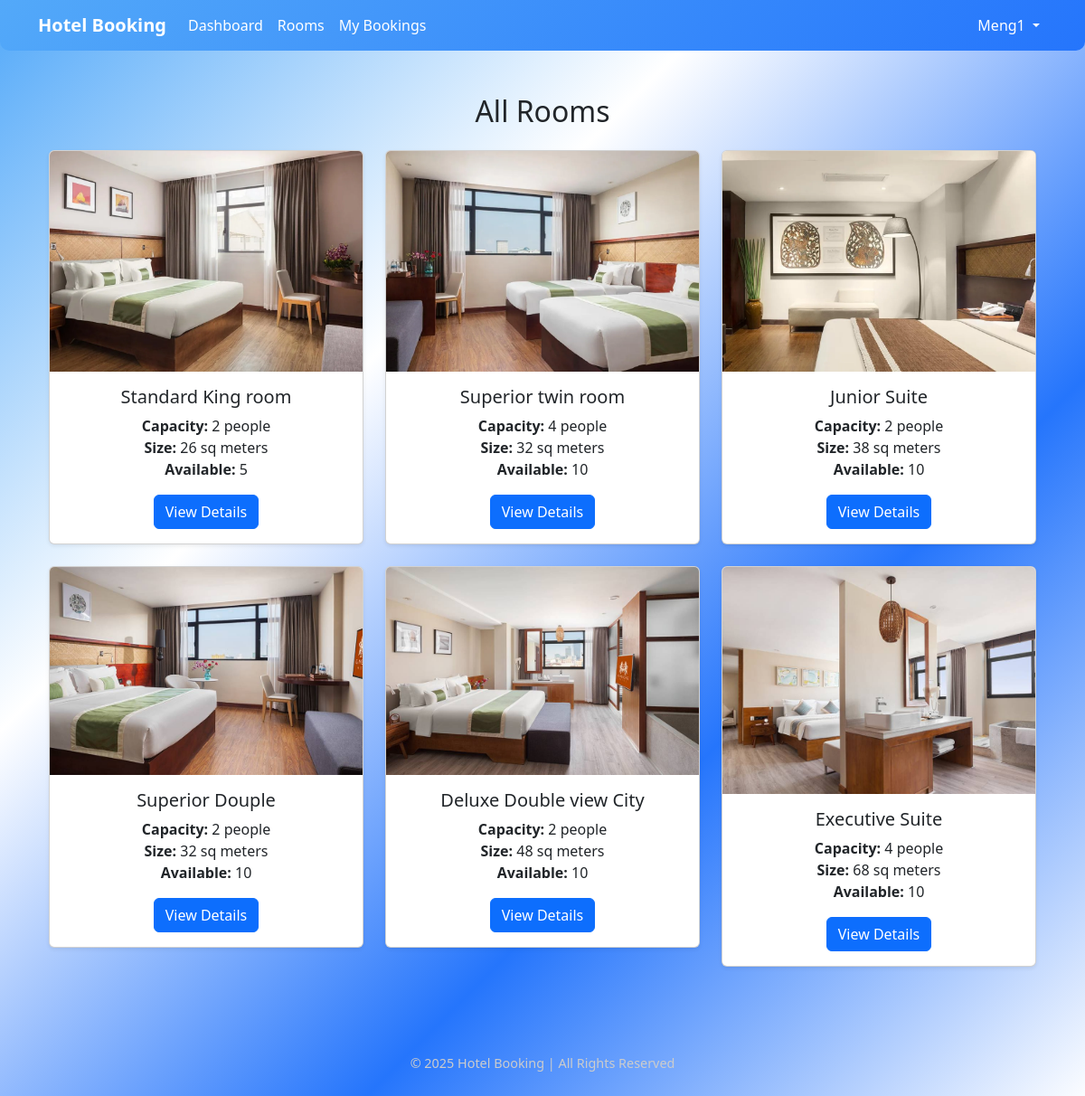
/rooms/ (signed in), run on the app's committed database.
### bookings/models.py (models this page shows, shortened)
class Room(models.Model):
    room_type = models.CharField(max_length=50)
    price_per_night = models.IntegerField()
    is_available = models.BooleanField(default=True)
    capacity = models.PositiveIntegerField()
    size = models.IntegerField()
    quantity_available = models.PositiveIntegerField(default=1)
    default_image = models.ImageField(upload_to='upload/media/', blank=True, null=True)
    def update_availability(self):
        self.is_available = self.quantity_available > 0
        self.save()

### bookings/views.py (the view)
# urls.py: path('rooms/', views.room_list, name='room_list'),
@login_required
def room_list(request):
    rooms = Room.objects.all()
    for room in rooms:
        room.update_availability()  # Use the model's update method
    return render(request, 'bookings/room_list.html', {'rooms': rooms})

### bookings/templates/bookings/room_list.html (shortened to what this page needs)
{% extends 'bookings/main.html' %}
{% block content %}
<div class="container mt-5">
    <h2 class="text-center mb-4">All Rooms</h2>
    <div class="row">
        {% for room in rooms %}
        <div class="col-md-4">
            <div class="card mb-4 shadow-sm">
                <img src="{{ room.default_image.url }}" class="card-img-top" alt="Room Image">
                <div class="card-body text-center">
                    <h5 class="card-title">{{ room.room_type }}</h5>
                    <p class="card-text">
                        <strong>Capacity:</strong> {{ room.capacity }} people<br>
                        <strong>Size:</strong> {{ room.size }} sq meters<br>
                        <strong>Available:</strong> {{ room.quantity_available }}<br>
                    </p>
                    <div class=" align-items-center">
                        <a href="{% url 'room_detail' room.id %}" class="btn btn-btn btn-primary ">View Details</a>
                    </div>
                </div>
            </div>
        </div>
        {% endfor %}
    </div>
</div>
{% endblock %}

### bookings/templates/bookings/navbar.html (shortened to what this page needs)
<nav class="navbar navbar-expand  ">
    <div class="container">
        <a class="navbar-brand text-white fw-bold">Hotel Booking</a>
        <div class="collapse navbar-collapse" id="navbarNav">
            <ul class="navbar-nav me-auto">
                {% if user.is_authenticated %}
                {% if user.is_staff %}
                <li class="nav-item"><a class="nav-link text-white" href="{% url 'admin_dashboard' %}">Admin
                        Dashboard</a></li>
                {% else %}
                <li class="nav-item"><a class="nav-link text-white" href="{% url 'dashboard' %}"> Dashboard</a></li>
                <li class="nav-item"><a class="nav-link text-white" href="{% url 'room_list' %}">Rooms</a></li>
                <li class="nav-item"><a class="nav-link text-white" href="{% url 'my_bookings' %}">My Bookings</a></li>
                {% endif %}
                {% endif %}
            </ul>
            <ul class="navbar-nav">
                {% if user.is_authenticated %}
                <li class="nav-item dropdown">
                    <a class="nav-link dropdown-toggle text-white" href="#" id="userDropdown" role="button"
                        data-bs-toggle="dropdown" aria-expanded="false">
                        {{ user.username }}
                    </a>
                </li>
                {% else %}
                <li class="nav-item"><a class="nav-link text-white" href="{% url 'login' %}">Login</a></li>
                <li class="nav-item"><a class="nav-link text-white" href="{% url 'register' %}">Register</a></li>
                {% endif %}
            </ul>
        </div>
    </div>
</nav>

### bookings/static/css/style.css (style rules this page uses)
body { background: linear-gradient(135deg, #53a9f9, #ffffff, #2575fc, #fff); font-family: "Roboto", sans-serif; color: #333; margin: 0; padding: 0; }
.navbar { background: linear-gradient(135deg, #53a9f9, #2575fc); color: #ffffff; padding: 20px; border-radius: 0 0 10px 10px; }
.navbar-brand { font-size: 1.8rem; color: #ffffff !important; font-weight: bold; }
.nav-link { color: #ffffff !important; font-weight: 500; transition: color 0.3s ease-in-out; }
.card { border-radius: 15px; background: #1c2833; color: black; box-shadow: 0 4px 8px rgba(0, 0, 0, 0.5); border: none; transition: transform 0.3s ease, box-shadow 0.3s ease; }
.btn-primary { background-color: #1abc9c; border: none; font-weight: 500; padding: 10px 20px; border-radius: 30px; transition: background-color 0.3s ease, transform 0.3s ease; }

### data on the page
Room: default_image (picture), room_type "Standard King room", capacity "2", size "26", quantity_available "5"
Room: default_image (picture), room_type "Superior twin room", capacity "4", size "32", quantity_available "10"
Room: default_image (picture), room_type "Junior Suite", capacity "2", size "38", quantity_available "10"
Room: default_image (picture), room_type "Superior Douple", capacity "2", size "32", quantity_available "10"
Room: default_image (picture), room_type "Deluxe Double view City", capacity "2", size "48", quantity_available "10"
Room: default_image (picture), room_type "Executive Suite", capacity "4", size "68", quantity_available "10"

### other printed values
{{ user.username }} "Meng1"
